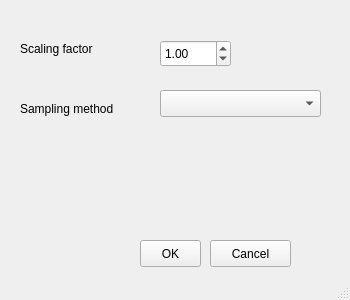
<?xml version="1.0" encoding="UTF-8"?>
<ui version="4.0">
 <class>scalingWindow</class>
 <widget class="QMainWindow" name="scalingWindow">
  <property name="geometry">
   <rect>
    <x>0</x>
    <y>0</y>
    <width>350</width>
    <height>300</height>
   </rect>
  </property>
  <property name="minimumSize">
   <size>
    <width>300</width>
    <height>300</height>
   </size>
  </property>
  <property name="maximumSize">
   <size>
    <width>350</width>
    <height>300</height>
   </size>
  </property>
  <property name="windowTitle">
   <string>Scale</string>
  </property>
  <widget class="QWidget" name="centralwidget">
   <widget class="QComboBox" name="comboBox">
    <property name="geometry">
     <rect>
      <x>160</x>
      <y>90</y>
      <width>161</width>
      <height>27</height>
     </rect>
    </property>
    <property name="editable">
     <bool>false</bool>
    </property>
   </widget>
   <widget class="QLabel" name="label">
    <property name="geometry">
     <rect>
      <x>20</x>
      <y>40</y>
      <width>101</width>
      <height>17</height>
     </rect>
    </property>
    <property name="text">
     <string>Scaling factor</string>
    </property>
   </widget>
   <widget class="QLabel" name="label_2">
    <property name="geometry">
     <rect>
      <x>20</x>
      <y>100</y>
      <width>121</width>
      <height>17</height>
     </rect>
    </property>
    <property name="text">
     <string>Sampling method </string>
    </property>
   </widget>
   <widget class="QDoubleSpinBox" name="doubleSpinBox">
    <property name="geometry">
     <rect>
      <x>160</x>
      <y>40</y>
      <width>71</width>
      <height>27</height>
     </rect>
    </property>
    <property name="singleStep">
     <double>0.100000000000000</double>
    </property>
    <property name="value">
     <double>1.000000000000000</double>
    </property>
   </widget>
   <widget class="QPushButton" name="ok">
    <property name="geometry">
     <rect>
      <x>140</x>
      <y>240</y>
      <width>61</width>
      <height>27</height>
     </rect>
    </property>
    <property name="text">
     <string>OK</string>
    </property>
   </widget>
   <widget class="QPushButton" name="cancel">
    <property name="geometry">
     <rect>
      <x>210</x>
      <y>240</y>
      <width>81</width>
      <height>27</height>
     </rect>
    </property>
    <property name="text">
     <string>Cancel</string>
    </property>
   </widget>
  </widget>
  <widget class="QMenuBar" name="menubar">
   <property name="geometry">
    <rect>
     <x>0</x>
     <y>0</y>
     <width>350</width>
     <height>25</height>
    </rect>
   </property>
  </widget>
  <widget class="QStatusBar" name="statusbar"/>
 </widget>
 <resources/>
 <connections/>
</ui>
